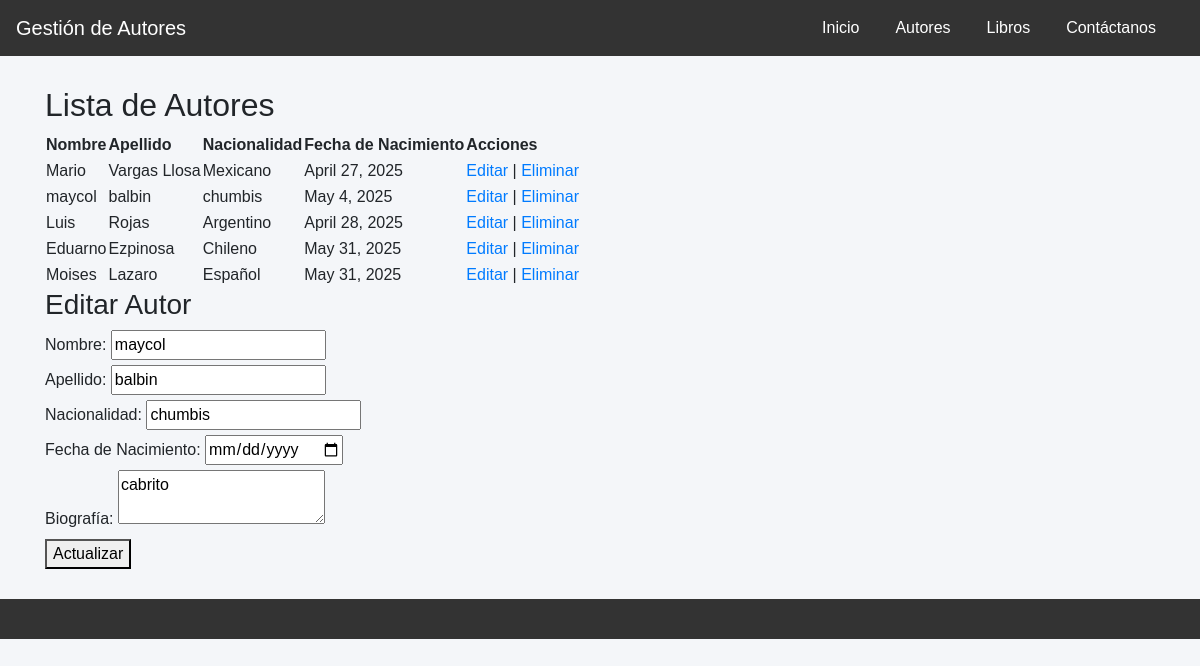
The page /?editar=4 on the database its author committed.
### api/models.py (models this page shows, shortened)
class Autor(models.Model):
    nombre = models.CharField(max_length=100)
    apellido = models.CharField(max_length=100)
    nacionalidad = models.CharField(max_length=50, blank=True)
    fecha_nacimiento = models.DateField(null=True, blank=True)
    biografia = models.TextField(blank=True)

### api/views.py (the view, shortened to what this page needs)
# urls.py: path('', vista_autores, name='vista_autores'),  # Redirige a la vista_autores en la raíz de la app
def vista_autores(request):
    autores = Autor.objects.all()
    autor = None
    if 'editar' in request.GET:
        autor = get_object_or_404(Autor, id=request.GET['editar'])
    if 'eliminar' in request.GET:
        Autor.objects.filter(id=request.GET['eliminar']).delete()
        return redirect('vista_autores')
    return render(request, 'autores.html', {'autores': autores, 'autor': autor})

### api/Templates/autores.html (shortened to what this page needs)
{% extends 'base.html' %}
{% block content %}
<h2>Lista de Autores</h2>
<table>
    <thead>
        <tr>
            <th>Nombre</th>
            <th>Apellido</th>
            <th>Nacionalidad</th>
            <th>Fecha de Nacimiento</th>
            <th>Acciones</th>
        </tr>
    </thead>
    <tbody>
        {% for autor in autores %}
        <tr>
            <td>{{ autor.nombre }}</td>
            <td>{{ autor.apellido }}</td>
            <td>{{ autor.nacionalidad }}</td>
            <td>{{ autor.fecha_nacimiento }}</td>
            <td>
                <a href="?editar={{ autor.id }}">Editar</a> |
                <a href="?eliminar={{ autor.id }}" onclick="return confirm('¿Estás seguro de eliminar a este autor?')">Eliminar</a>
            </td>
        </tr>
        {% endfor %}
    </tbody>
</table>
<h3>{% if autor %}Editar Autor{% else %}Agregar Autor{% endif %}</h3>
<form method="post">
    <label for="nombre">Nombre:</label>
    <input type="text" id="nombre" name="nombre" value="{{ autor.nombre }}" required><br>
    <label for="apellido">Apellido:</label>
    <input type="text" id="apellido" name="apellido" value="{{ autor.apellido }}" required><br>
    <label for="nacionalidad">Nacionalidad:</label>
    <input type="text" id="nacionalidad" name="nacionalidad" value="{{ autor.nacionalidad }}" required><br>
    <label for="fecha_nacimiento">Fecha de Nacimiento:</label>
    <input type="date" id="fecha_nacimiento" name="fecha_nacimiento" value="{{ autor.fecha_nacimiento }}" required><br>
    <label for="biografia">Biografía:</label>
    <textarea id="biografia" name="biografia" required>{{ autor.biografia }}</textarea><br>
    <button type="submit">{% if autor %}Actualizar{% else %}Agregar{% endif %}</button>
</form>
{% endblock %}

### api/Templates/base.html (style rules this page uses)
body { font-family: 'Arial', sans-serif; background-color: #f4f6f9; }

### rows shown on the page
Autor: nombre "Mario", apellido "Vargas Llosa", nacionalidad "Mexicano", fecha_nacimiento "April 27, 2025"
Autor: nombre "maycol", apellido "balbin", nacionalidad "chumbis", fecha_nacimiento "May 4, 2025", biografia "cabrito"
Autor: nombre "Luis", apellido "Rojas", nacionalidad "Argentino", fecha_nacimiento "April 28, 2025"
Autor: nombre "Eduarno", apellido "Ezpinosa", nacionalidad "Chileno", fecha_nacimiento "May 31, 2025"
Autor: nombre "Moises", apellido "Lazaro", nacionalidad "Español", fecha_nacimiento "May 31, 2025"
